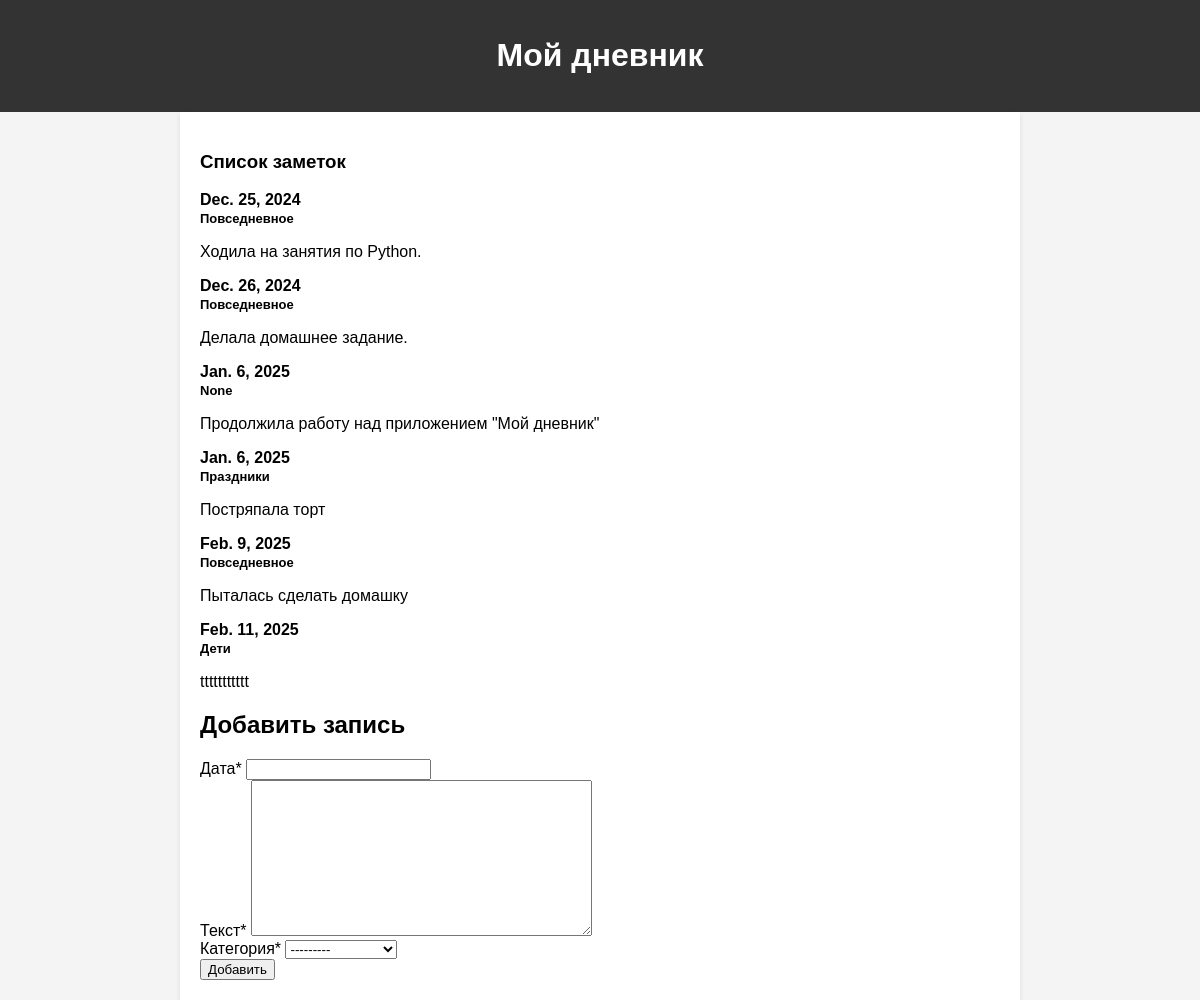
Before: / with the older database file.
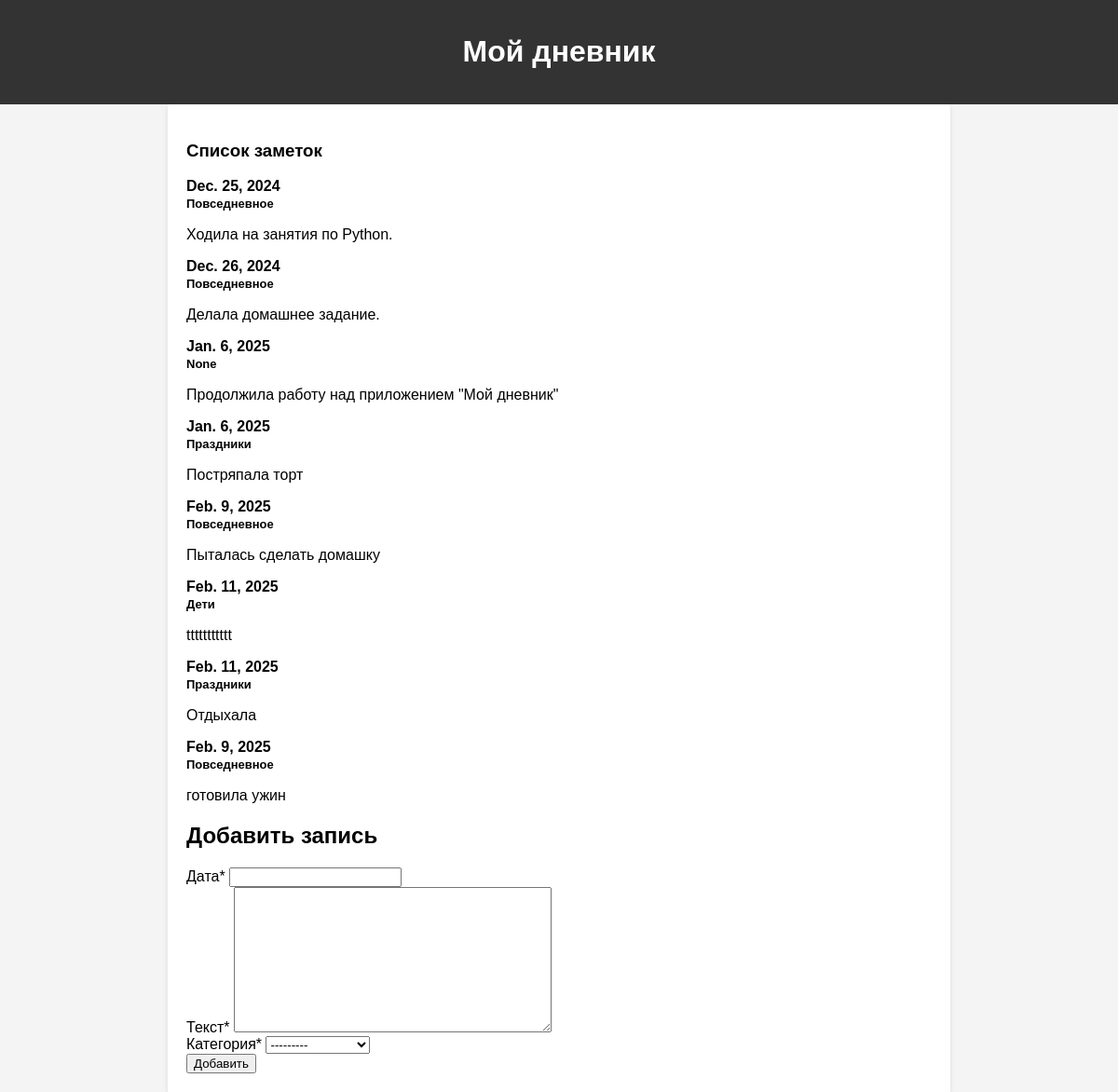
After: the same page with the newer database file.
### core/models.py (models this page shows, shortened)
class Note(models.Model):
    date = models.DateField(verbose_name='Дата')
    text = models.TextField(verbose_name='Текст заметки', blank=True, null=True)
    category = models.ForeignKey(NoteCategory, blank=True, null=True, on_delete=models.SET_NULL,
                                 verbose_name='Категория')
    class Meta:
        verbose_name = 'Заметка'
        verbose_name_plural = 'Заметки'

class NoteCategory(models.Model):
    title = models.CharField(max_length=255, verbose_name='Название')
    class Meta:
        verbose_name = 'Категория'
        verbose_name_plural = 'Категории'
    def __str__(self):
        return self.title

### core/views.py (the view, shortened to what this page needs)
# urls.py: path('', notes, name='notes'),
def notes(request):
    notes = Note.objects.all()
    note_form = NoteAddForm()
    return render(request, 'main.html', {'notes': notes,'note_form':note_form})

### core/forms.py
class NoteAddForm(forms.Form):
    date = forms.DateField(label='Дата')
    text = forms.CharField(label='Текст', widget=forms.Textarea)
    category = forms.ModelChoiceField(queryset=NoteCategory.objects.all(),
                                      label='Категория'
                                      )

### templates/main.html (shortened to what this page needs)
{% extends 'base.html' %}
{% load crispy_forms_tags %}
{% block content %}
<main>
    <h3>Список заметок</h3>
    {% for note in notes %}
    <p style="font-weight:bolder; margin-bottom:0px">{{note.date}}</p>
    <strong style="font-size:13px">{{note.category}}</strong>
    <p>{{note.text}}</p>
    {% endfor %}
    <div class="row mt-4">
        <div class="col-sm-5">
            <h2>Добавить запись</h2>
            <form method="post" action="{% url 'notes' %}">
                {{ note_form|crispy }}
                <button type="submit" class="btn btn-primary">Добавить</button>
            </form>
        </div>
    </div>
</main>
{% endblock %}

### templates/base.html (shortened to what this page needs)
<!DOCTYPE html>
<html lang="ru">
<head>
</head>
<body>
    <header>
        <h1><a style="text-decoration:none; color:white" href="/">Мой дневник</a></h1>
    </header>
    {% block content %}
    {% endblock  %}
</body>
</html>

### templates/base.html (style rules this page uses)
body { font-family: sans-serif; margin: 0; padding: 0; background-color: #f4f4f4; }
header { background-color: #333; color: white; padding: 1em; text-align: center; }
main { padding: 20px; margin: 0 auto; max-width: 800px; background-color: white; box-shadow: 0 2px 5px rgba(0, 0, 0, 0.1); }

Changed rows visible on the page:
added Note: date "Feb. 11, 2025", category "Праздники", text "Отдыхала"
added Note: date "Feb. 9, 2025", category "Повседневное", text "готовила ужин"
